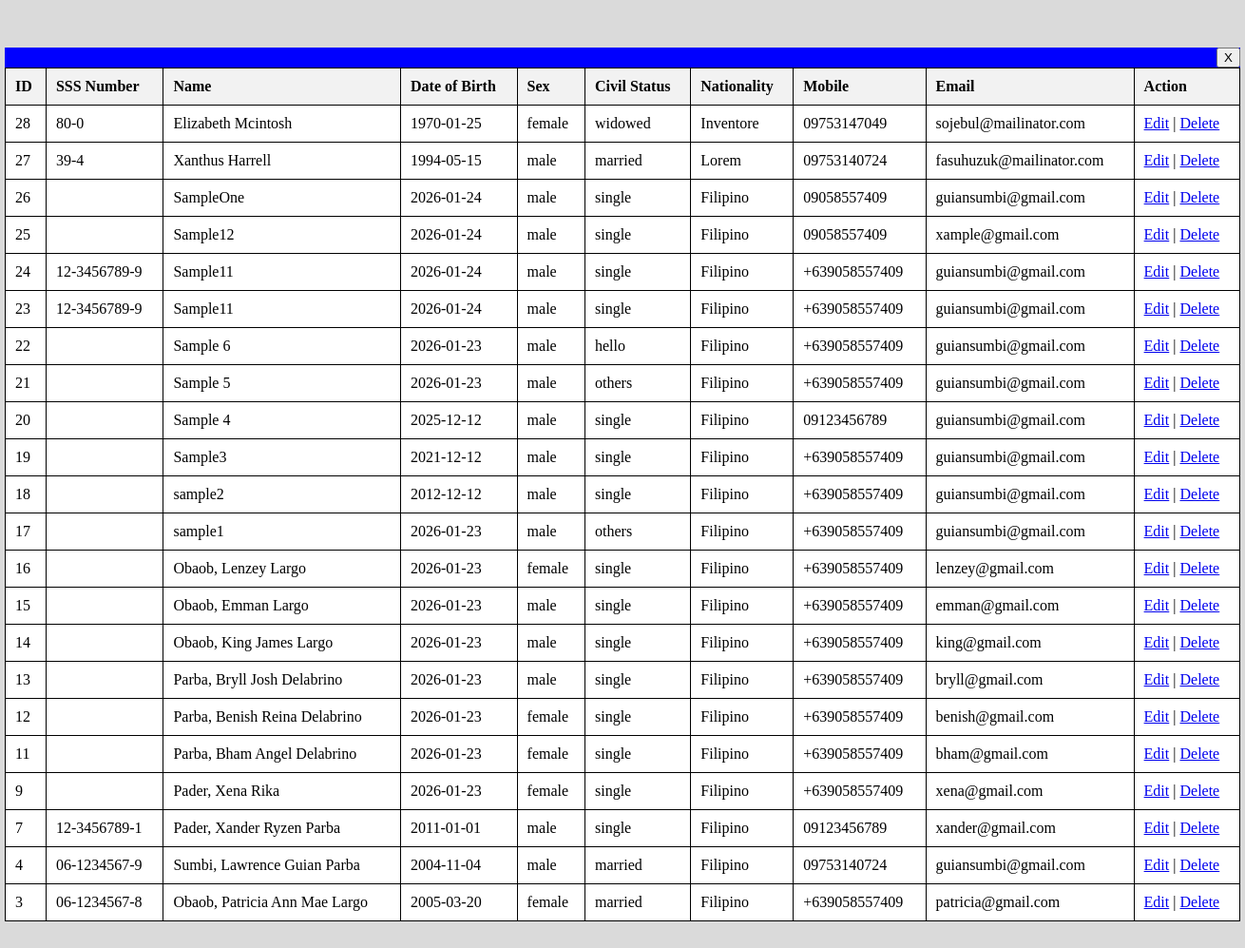
The app's page /admin.php, older data.
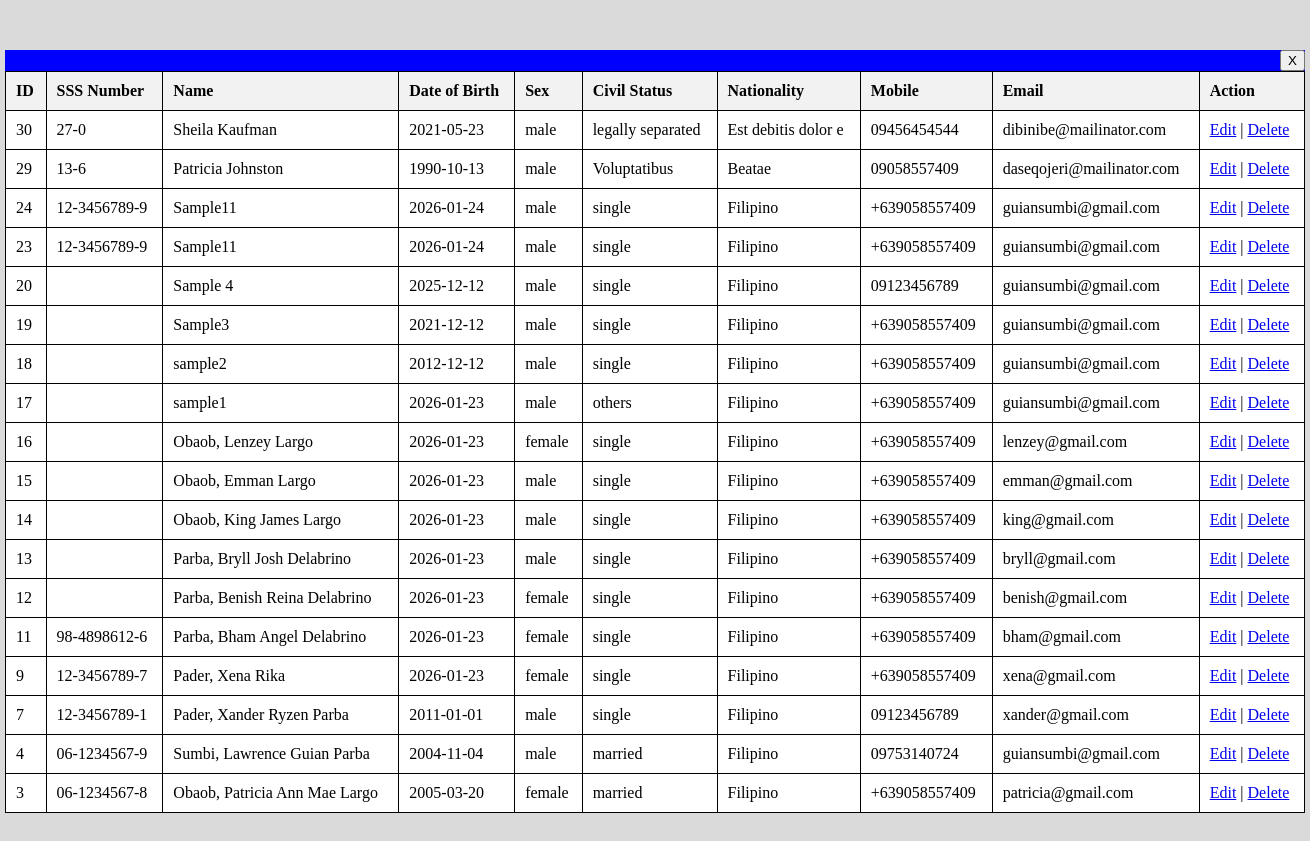
The same page, newer data.
### tables this page shows
CREATE TABLE `personal_data` (
  `id` int(11) NOT NULL,
  `sss_number` varchar(20) NOT NULL,
  `name` varchar(150) NOT NULL,
  `name_dob` date NOT NULL,
  `sex` varchar(10) NOT NULL,
  `civil_status` varchar(20) NOT NULL,
  `tin_number` varchar(20) NOT NULL,
  `nationality` varchar(50) NOT NULL,
  `religion` varchar(50) NOT NULL,
  `place_of_birth` varchar(150) NOT NULL,
  `home_address` varchar(255) NOT NULL,
  `zip_code` varchar(10) NOT NULL,
  `mobile_number` varchar(20) NOT NULL,
  `email_address` varchar(254) NOT NULL,
  `tel_number` varchar(20) NOT NULL,
  `fathers_name` varchar(150) NOT NULL,
  `mothers_name` varchar(150) NOT NULL
);

### admin.php (the view, shortened to what this page needs)
<?php
require 'db.php';
$sql = "SELECT
            id,
            sss_number,
            name,
            name_dob,
            sex,
            civil_status,
            nationality,
            mobile_number,
            email_address
        FROM personal_data
        ORDER BY id DESC";
$stmt = $pdo->prepare($sql);
$stmt->execute();
$rows = $stmt->fetchAll(PDO::FETCH_ASSOC);
?>
<!DOCTYPE html>
<html lang="en">
<head>
</head>
<body>
    <div class="exit-div">
        <a href="landing.php"><button type="button">X</button></a>
    </div>
    <div class="bondpaper">
        <table border="1" cellpadding="10" cellspacing="0">
    <tr>
        <th>ID</th>
        <th>SSS Number</th>
        <th>Name</th>
        <th>Date of Birth</th>
        <th>Sex</th>
        <th>Civil Status</th>
        <th>Nationality</th>
        <th>Mobile</th>
        <th>Email</th>
        <th>Action</th>
    </tr>
    <?php if (count($rows) > 0): ?>
        <?php foreach ($rows as $row): ?>
            <tr>
                <td><?= htmlspecialchars($row['id']) ?></td>
                <td><?= htmlspecialchars($row['sss_number']) ?></td>
                <td><?= htmlspecialchars($row['name']) ?></td>
                <td><?= htmlspecialchars($row['name_dob']) ?></td>
                <td><?= htmlspecialchars($row['sex']) ?></td>
                <td><?= htmlspecialchars($row['civil_status']) ?></td>
                <td><?= htmlspecialchars($row['nationality']) ?></td>
                <td><?= htmlspecialchars($row['mobile_number']) ?></td>
                <td><?= htmlspecialchars($row['email_address']) ?></td>
                <td>
                    <a href="index.php?id=<?= $row['id'] ?>">Edit</a> |
                    <a href="delete.php?id=<?= $row['id'] ?>"
                       onclick="return confirm('Are you sure you want to delete this record?');">
                       Delete
                    </a>
                </td>
            </tr>
        <?php endforeach; ?>
    <?php else: ?>
        <tr>
            <td colspan="9" style="text-align:center;">No records found</td>
        </tr>
    <?php endif; ?>
</table>
    </div>
</body>
</html>

### admin.php (style rules this page uses)
body { background-color: rgb(218, 218, 218); width: 1300px; margin: 0 auto; font-family: Cambria; padding-top: 50px; padding-bottom: 50px; }
.bondpaper { width: 1300px; height: auto; background-color: white; }
table { border-collapse: collapse; width: 100%; }
th, td { border: 1px solid black; padding: 10px; text-align: left; }
th { background-color: #f2f2f2; }
.exit-div { width: 1300px; height: auto; background-color: blue; text-align: right; }

Row changes from the older to the newer data that the page shows:
removed personal_data: id "28", sss_number "80-0", name "Elizabeth Mcintosh", name_dob "1970-01-25", sex "female", civil_status "widowed", nationality "Inventore", mobile_number "09753147049", email_address "sojebul@mailinator.com"
removed personal_data: id "27", sss_number "39-4", name "Xanthus Harrell", name_dob "1994-05-15", sex "male", civil_status "married", nationality "Lorem", mobile_number "09753140724", email_address "fasuhuzuk@mailinator.com"
removed personal_data: id "26", name "SampleOne", name_dob "2026-01-24", sex "male", civil_status "single", nationality "Filipino", mobile_number "09058557409", email_address "guiansumbi@gmail.com"
removed personal_data: id "25", name "Sample12", name_dob "2026-01-24", sex "male", civil_status "single", nationality "Filipino", mobile_number "09058557409", email_address "xample@gmail.com"
removed personal_data: id "22", name "Sample 6", name_dob "2026-01-23", sex "male", civil_status "hello", nationality "Filipino", mobile_number "+639058557409", email_address "guiansumbi@gmail.com"
removed personal_data: id "21", name "Sample 5", name_dob "2026-01-23", sex "male", civil_status "others", nationality "Filipino", mobile_number "+639058557409", email_address "guiansumbi@gmail.com"
added personal_data: id "30", sss_number "27-0", name "Sheila Kaufman", name_dob "2021-05-23", sex "male", civil_status "legally separated", nationality "Est debitis dolor e", mobile_number "09456454544", email_address "dibinibe@mailinator.com"
added personal_data: id "29", sss_number "13-6", name "Patricia Johnston", name_dob "1990-10-13", sex "male", civil_status "Voluptatibus", nationality "Beatae", mobile_number "09058557409", email_address "daseqojeri@mailinator.com"
changed personal_data "Parba, Bham Angel Delabrino": sss_number (not shown) → "98-4898612-6"
changed personal_data "Pader, Xena Rika": sss_number (not shown) → "12-3456789-7"
